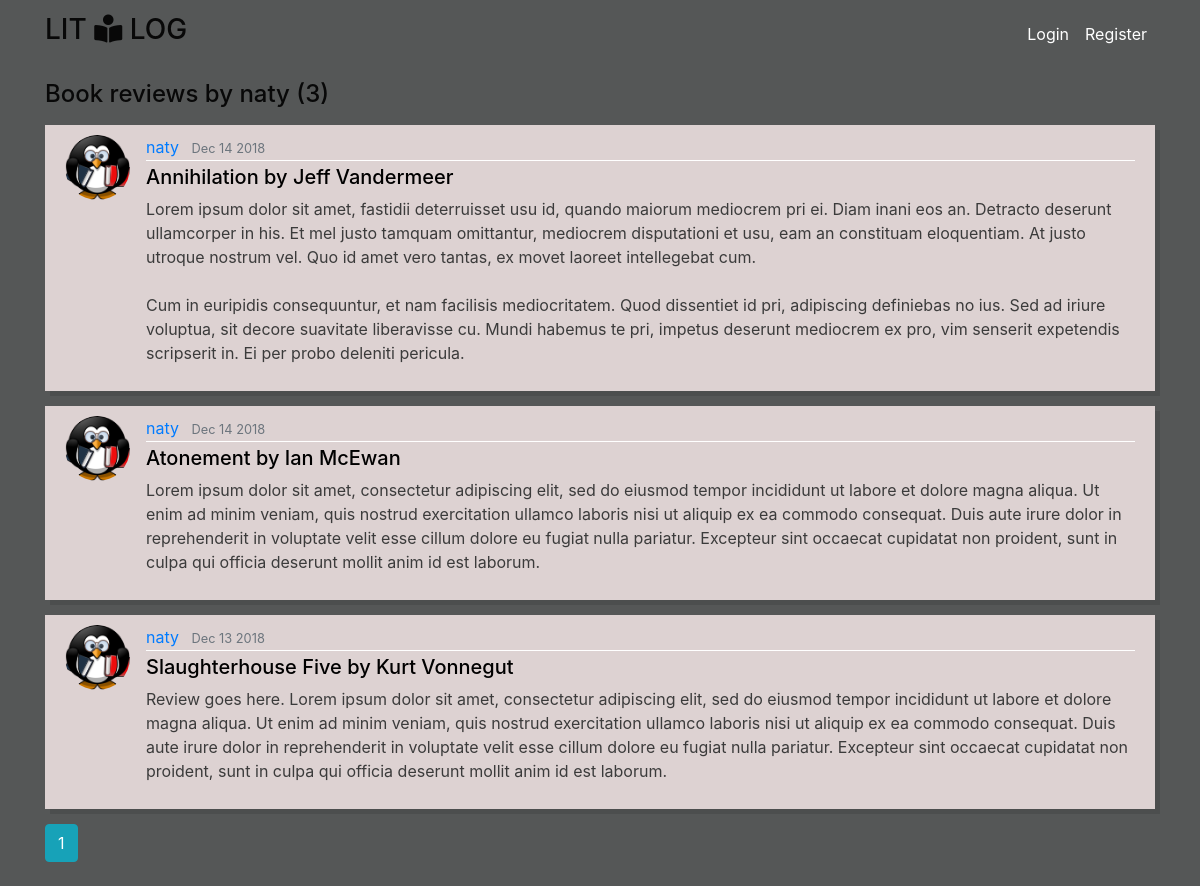
/user/naty/, run on an earlier commit of the app's database.
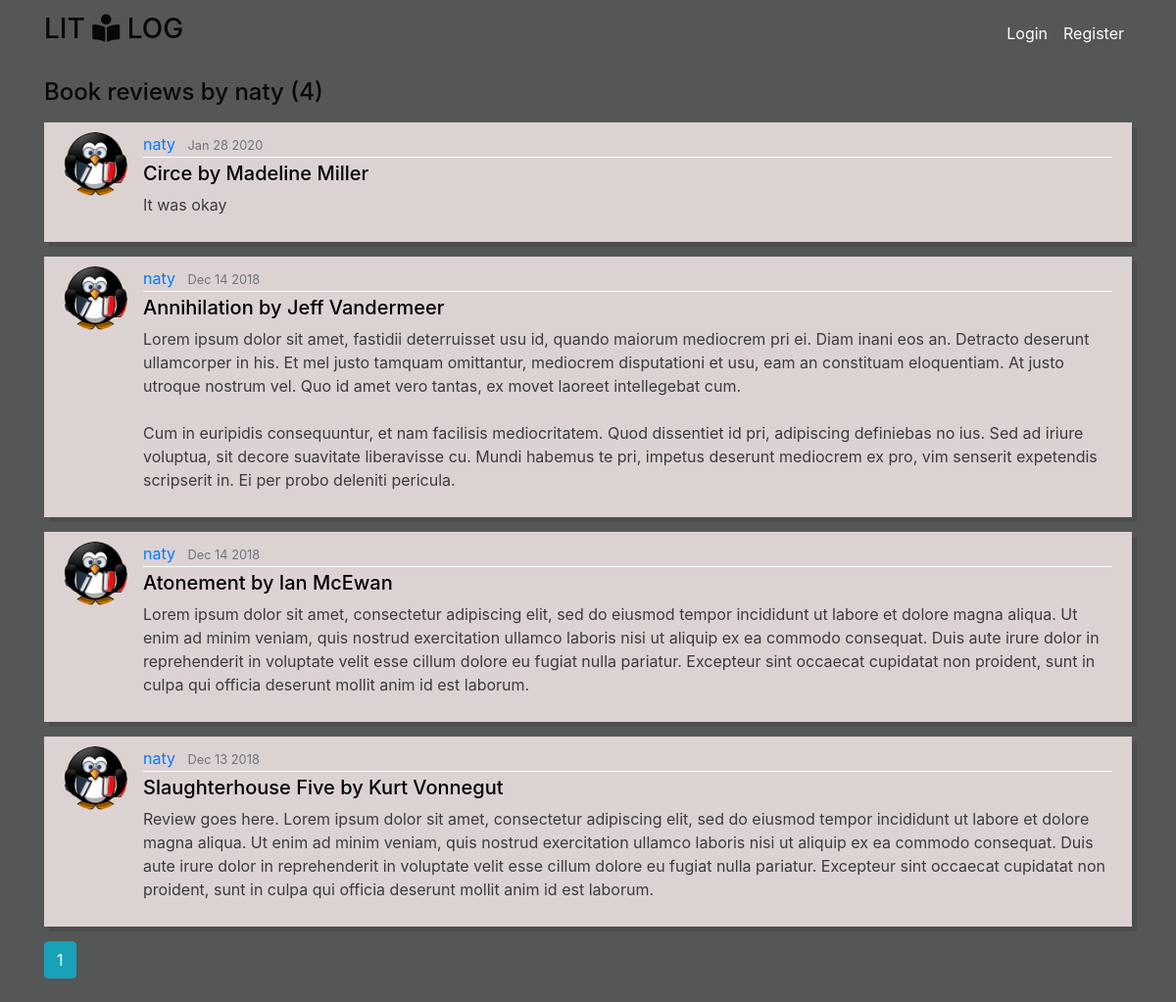
And on a later commit of the database.
### litlog/models.py (models this page shows, shortened)
class Book(db.Model):
    id = db.Column(db.Integer, primary_key=True)
    title = db.Column(db.String(100), nullable=False)
    author = db.Column(db.String(100), nullable=False)
    date_posted = db.Column(db.DateTime, nullable=False, default=datetime.utcnow)
    rating = db.Column(db.Integer, nullable=False)
    content = db.Column(db.Text, nullable=False)
    user_id = db.Column(db.Integer, db.ForeignKey('user.id'), nullable=False)

class User(db.Model, UserMixin):
	id = db.Column(db.Integer, primary_key=True)
	username = db.Column(db.String(20), unique=True, nullable=False)
	first = db.Column(db.String(35), nullable=False)
	last = db.Column(db.String(35), nullable=False)
	email = db.Column(db.String(20), unique=True, nullable=False)
	image_file = db.Column(db.String(20), nullable=False, default='default.png')
	password = db.Column(db.String(20), nullable=False)
	reviews = db.relationship('Book', backref='writer', cascade="all,delete", lazy=True)

### litlog/routes.py (the view)
@app.route("/user/<string:username>/")
def user_reviews(username):
    page = request.args.get('page', 1, type=int)
    user = User.query.filter_by(username=username).first()
    books = Book.query.filter_by(writer=user).order_by(Book.date_posted.desc()).paginate(page=page, per_page=5)
    return render_template('user.html', books=books, user=user)

### litlog/templates/user.html
{% extends "layout.html" %}
{% block content%}
	<h4 class="mb-3">Book reviews by {{ user.username }} ({{ books.total }})</h4>
	{% for book in books.items %}
		<article class="media content-section">
			<img class="rounded-circle article-img" src="{{ url_for('static', filename='pics/' + book.writer.image_file) }}">
		  <div class="media-body">
		    <div class="article-metadata">
		      <a class="mr-2" href="{{ url_for('user_reviews', username=book.writer.username) }}">{{ book.writer.username }}</a>
		      <small class="text-muted">{{ book.date_posted.strftime('%b %d %Y') }}</small>
		    </div>
		    <h5><a class="article-title" href="{{ url_for('review', review_id=book.id)}}">{{ book.title }} by {{ book.author }}</a></h5>
		    <p class="article-content">{{ book.content }}</p>
		  </div>
		</article>
	{% endfor %}
	{% for page_num in books.iter_pages(left_edge=1, right_edge=1, left_current=2, right_current=2) %}
		{% if page_num %}
			{% if books.page == page_num %}
				<a class="btn btn-info mb-4" href="{{ url_for('user_reviews', username=user.username, page=page_num) }}">{{ page_num }}</a>
			{% else %}
				<a class="btn btn-outline-info mb-4" href="{{ url_for('user_reviews', username=user.username, page=page_num) }}">{{ page_num }}</a>
			{% endif %}
		{% else %}
			...
		{% endif %}
	{% endfor %}
{% endblock content %}

What changed in the data, as far as the page shows it:
added Book: image_file (placeholder picture), writer.username "naty", date_posted "Jan 28 2020", title "Circe", author "Madeline Miller", content "It was okay"
Also different on the page:
{{ books.total }}: "3" → "4"
